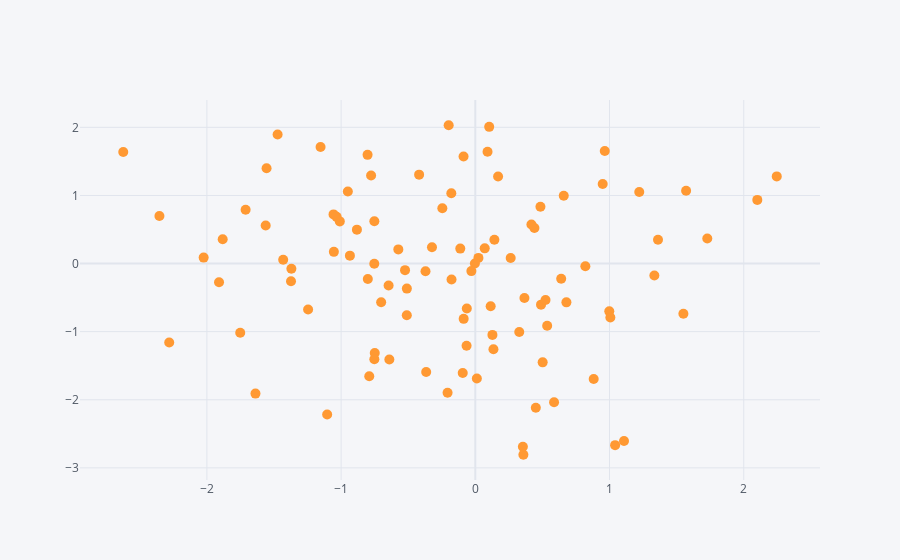

The cell this chart's notebook holds for it:
### Code cell
df1.iplot(kind='scatter',x='A',y='B',mode='markers' , size=10)
